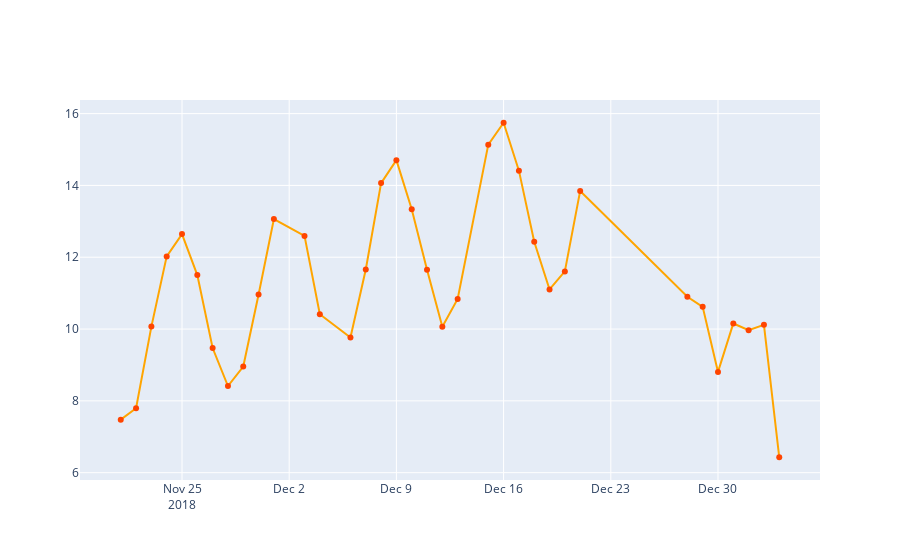

The notebook cell this image was saved under:
### Code cell
fig = go.Figure(
    data=go.Scatter(
        x=df_test.index,
        y=df_test.combined,
        mode='lines+markers',
        marker=dict(color="orangered"),
        line=dict(color="orange")
    )
)

fig.show()
